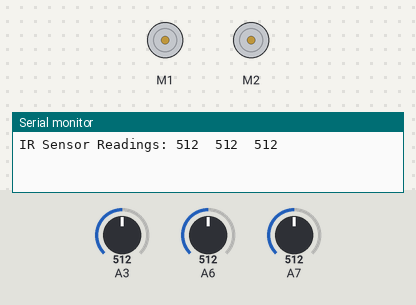
A sketch run on a simulated Arduino Nano, built with avr-gcc and run on an emulated ATmega328P. Shown: 2 × DC motor (green arrow = forward, orange = backward, longer = faster), the last lines printed to the serial monitor. Inputs (shaded band) come from the test bench; at power-on: A6 = 512, A3 = 512, A7 = 512.

Above: at 0.05 s.
At 1.2 s:
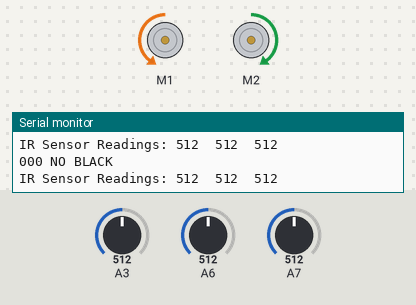
1.3 s: A6 set to 839
2.8 s: A6 set to 857
At 4.3 s:
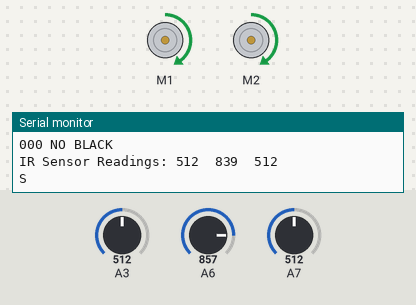
Timing chart, 0 to 5.8 s (numbered marks = the images above; inputs shaded):
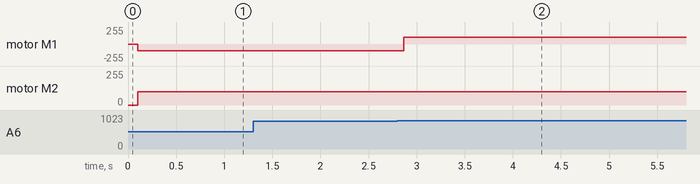

The sketch:

lineFollowing.ino
```cpp
/***********************************************************************
 * Author: Elena Chong
 * Last time modified: January 17th, 2016
 * Description: Maze Line Solver Vr 1.0 for the RedBot
 ***********************************************************************/

#include <RedBot.h>
// From RedBot Arduino Library
RedBotSensor IRSensor1 = RedBotSensor(A3); // initialize a sensor object on A3
RedBotSensor IRSensor2 = RedBotSensor(A6); // initialize a sensor object on A6
RedBotSensor IRSensor3 = RedBotSensor(A7); // initialize a sensor object on A7
RedBotMotors motors;
RedBotEncoder encoder = RedBotEncoder(A2, 10);  // initializes encoder on pins A2 and 10
int buttonPin = 12;
int countsPerRev = 192;   // 4 pairs of N-S x 48:1 gearbox = 192 ticks per wheel rev
float wheelDiam = 2.56;  // diam = 65mm / 25.4 mm/in
float wheelCirc = PI * wheelDiam; // Redbot wheel circumference = pi*D
// variables used to store the left and right encoder counts.
int lCount;
int rCount;
boolean goStraight = false;
boolean goRight = false;

int threshold = 850;


void setup()
{
  //  pinMode(buttonPin, INPUT_PULLUP);
  Serial.begin(9600);
}

void loop()
{
  Serial.print("IR Sensor Readings: ");
  Serial.print(IRSensor1.read());
  Serial.print("\t");  // tab character
  Serial.print(IRSensor2.read());
  Serial.print("\t");  // tab character
  Serial.print(IRSensor3.read());
  Serial.print("\t");  // tab character
  // print out to Serial Monitor the left and right encoder counts.
  Serial.println();

  delay(100);
  if (IRSensor1.read() < threshold && IRSensor2.read() > threshold && IRSensor3.read() > threshold) { // CASE 011, go forward decide straight or right turn
    Serial.println("S/R?");
    //      goForwardDecide();
    while (IRSensor3.read() > threshold) {

      motors.leftMotor(-100); //left positive is forward
      motors.rightMotor(-100); //right positive is backward
    }
    motors.brake();
  }
  if ( IRSensor1.read() < threshold && IRSensor2.read() > threshold && IRSensor3.read() < threshold) { // CASE 010, go straight
    Serial.println("S");
    while (IRSensor2.read() > threshold) {
      motors.leftMotor(-100);
      motors.rightMotor(100);
    }
    motors.brake();
  }
  if (IRSensor1.read() > threshold && IRSensor2.read() < threshold && IRSensor3.read() < threshold) { // CASE 110, go forward decide straight or left turn
    while (IRSensor1.read()) {

      motors.leftMotor(100); //left positive is forward
      motors.rightMotor(100); //right positive is backward
    }
    motors.brake();
  }
  if (IRSensor1.read() < threshold && IRSensor2.read() < threshold && IRSensor3.read() < threshold) { // CASE 000, go forward decide straight or right turn
    Serial.println("000 NO BLACK");

    motors.leftMotor(100); //left positive is forward
    motors.rightMotor(100); //right positive is backward
  }

}
void goForwardDecide() {
  // move forward and decide based on values read.
  Serial.println("Move forward an inch");
  driveDistance(1, -112, 100);
  if (IRSensor3.read() < threshold && IRSensor2.read() < threshold ) {
    goStraight = false;
    goRight = true;
  }
  driveDistance(1, 112, -100);
  motors.brake();
}


// Drive distance function from RedBot library examples
// distance in inches
// leftPower must be negative to drive forward
// rightPower must be positive to drive forward
void driveDistance(float distance, int leftPower, int rightPower)
{
  long lCount = 0;
  long rCount = 0;
  float numRev;
  // debug
  Serial.print("driveDistance() ");
  Serial.print(distance);
  Serial.print(" inches at ");
  Serial.print(leftPower);
  Serial.println(" left power.");
  Serial.print(rightPower);
  Serial.println(" right power.");
  numRev = (float) distance / wheelCirc;
  Serial.println(numRev, 3);
  encoder.clearEnc(BOTH);  // clear the encoder count
  motors.leftMotor(leftPower);
  motors.rightMotor(rightPower);

  while (rCount < numRev * countsPerRev)
  {
    // while the left encoder is less than the target count -- debug print
    // the encoder values and wait -- this is a holding loop.
    lCount = encoder.getTicks(LEFT);
    rCount = encoder.getTicks(RIGHT);
    Serial.print(lCount);
    Serial.print("\t");
    Serial.print(rCount);
    Serial.print("\t");
    Serial.println(numRev * countsPerRev);
  }
  // now apply "brakes" to stop the motors.
  motors.brake();
}
```

Measured:
- the behaviour switches between 850 and 851 on A6 (found by bisection; images 1 and 2)
- after the input at 2.8 s, motor M1: backward 99/255 → forward 99/255 after 0.07 s
